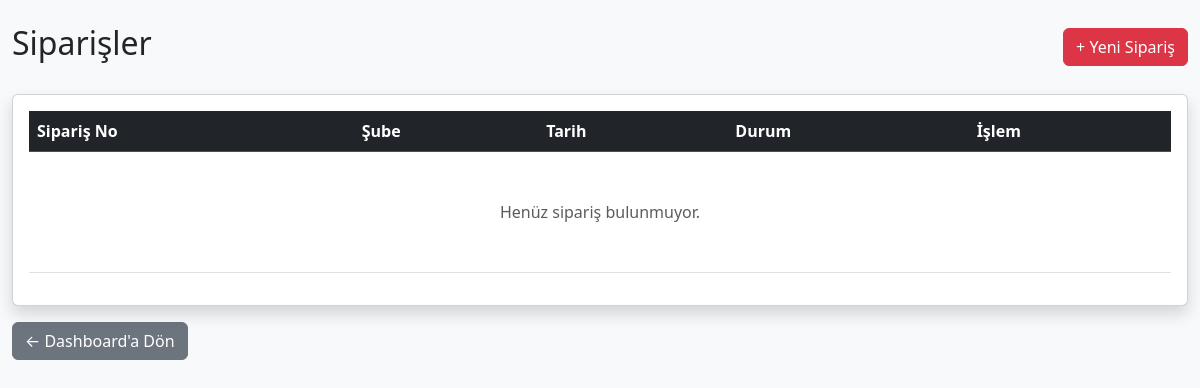
Page /siparisler (signed in) on the earlier database version.
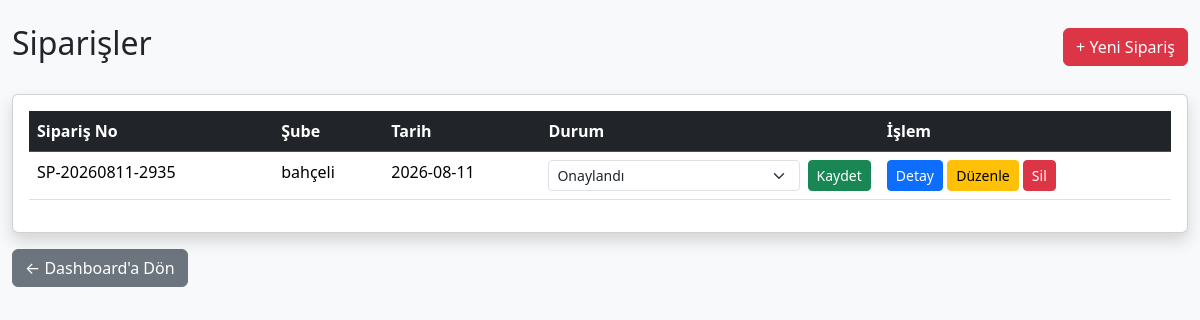
Same page on the later database version.
### tables this page shows
CREATE TABLE siparisler(

            id INTEGER PRIMARY KEY AUTOINCREMENT,

            siparis_no TEXT UNIQUE,

            sube_id INTEGER,

            tarih TEXT,

            durum TEXT,

            FOREIGN KEY(sube_id) REFERENCES subeler(id)

        );

CREATE TABLE subeler(

            id INTEGER PRIMARY KEY AUTOINCREMENT,

            sube_adi TEXT NOT NULL,

            yetkili TEXT,

            telefon TEXT,

            eposta TEXT,

            il TEXT,

            ilce TEXT,

            adres TEXT,

            durum TEXT

        , kullanici_adi TEXT, sifre TEXT, uretim_gunu TEXT, sevkiyat_gunu TEXT, sevkiyat_saati TEXT, teslim_suresi TEXT, limit_tutari REAL DEFAULT 0);

### src/main.py (the view)
@app.route("/siparisler")
def siparisler():
    if "giris" not in session:
        return redirect("/")
    if session["yetki"] == "admin":
        liste = get_siparisler()
    else:
        liste = get_sube_siparisleri(
            session["sube_id"]
        )
    return render_template(
    "siparisler.html",
    siparisler=liste,
    yetki=session["yetki"]
)

### src/database.py (called while the page is built)
def connect_database():
    print("DB =", os.path.abspath(DB_NAME))
    return sqlite3.connect(DB_NAME)

def get_siparisler():
    conn = connect_database()
    cursor = conn.cursor()
    cursor.execute("""
        SELECT

            s.id,
            s.siparis_no,
            sb.sube_adi,
            s.tarih,
            s.durum

        FROM siparisler s

        INNER JOIN subeler sb

        ON s.sube_id = sb.id

        ORDER BY s.id DESC
    """)
    sonuc = cursor.fetchall()
    conn.close()
    return sonuc
    conn.commit()
    conn.close()

### src/main.py (called while the page is built)
@app.before_request
def test():
    print("METHOD:", request.method, "URL:", request.path)

### templates/siparisler.html (shortened to what this page needs)
<!DOCTYPE html>
<html lang="tr">
<head>
<link href="https://cdn.jsdelivr.net/npm/bootstrap@5.3.3/dist/css/bootstrap.min.css" rel="stylesheet">
</head>
<body class="bg-light">
<div class="container-fluid mt-4">
<div class="d-flex justify-content-between align-items-center mb-4">
<h2>Siparişler</h2>
<a href="/yeni-siparis" class="btn btn-danger">
+ Yeni Sipariş
</a>
</div>
<div class="card shadow">
<div class="card-body">
<table class="table table-hover">
<thead class="table-dark">
<tr>
<th>Sipariş No</th>
<th>Şube</th>
<th>Tarih</th>
<th>Durum</th>
<th>İşlem</th>
</tr>
</thead>
<tbody>
{% if siparisler %}
{% for s in siparisler %}
<tr>
<td>
{{ s[1] }}
</td>
<td>
{{ s[2] }}
</td>
<td>
{{ s[3] }}
</td>
<td>
{% if yetki == "admin" %}
<form method="POST" action="/siparis-durum/{{ s[0] }}" class="d-flex">
<select
name="durum"
class="form-select form-select-sm">
<option value="Onaylandı"
{% if s[4]=="Onaylandı" %}selected{% endif %}>
Onaylandı
</option>
</select>
<button
class="btn btn-sm btn-success ms-2">
Kaydet
</button>
</form>
{% else %}
<span class="badge bg-secondary">
{{ s[4] }}
</span>
{% endif %}
</td>
<td>
<a
href="/siparis-detay/{{ s[0] }}"
class="btn btn-sm btn-primary">
Detay
</a>
{% if yetki == "admin" or s[4]=="Hazırlandı" %}
<a
href="/siparis-duzenle/{{ s[0] }}"
class="btn btn-sm btn-warning">
Düzenle
</a>
{% endif %}
{% if yetki == "admin" %}
<a
href="/siparis-sil/{{ s[0] }}"
class="btn btn-sm btn-danger"
onclick="return confirm('Bu sipariş silinsin mi?')">
Sil
</a>
{% endif %}
</td>
</tr>
{% endfor %}
{% else %}
<tr>
<td colspan="5" class="text-center text-muted p-5">
Henüz sipariş bulunmuyor.
</td>
</tr>
{% endif %}
</tbody>
</table>
</div>
</div>
<div class="mt-3">
<a href="/dashboard" class="btn btn-secondary">
← Dashboard'a Dön
</a>
</div>
</div>
</body>
</html>

Differences in the rows shown:
added siparisler: siparis_no "SP-20260811-2935", sube_adi "bahçeli", tarih "2026-08-11", durum "Onaylandı"
Other differences:
text no longer shown: "Henüz sipariş bulunmuyor."
